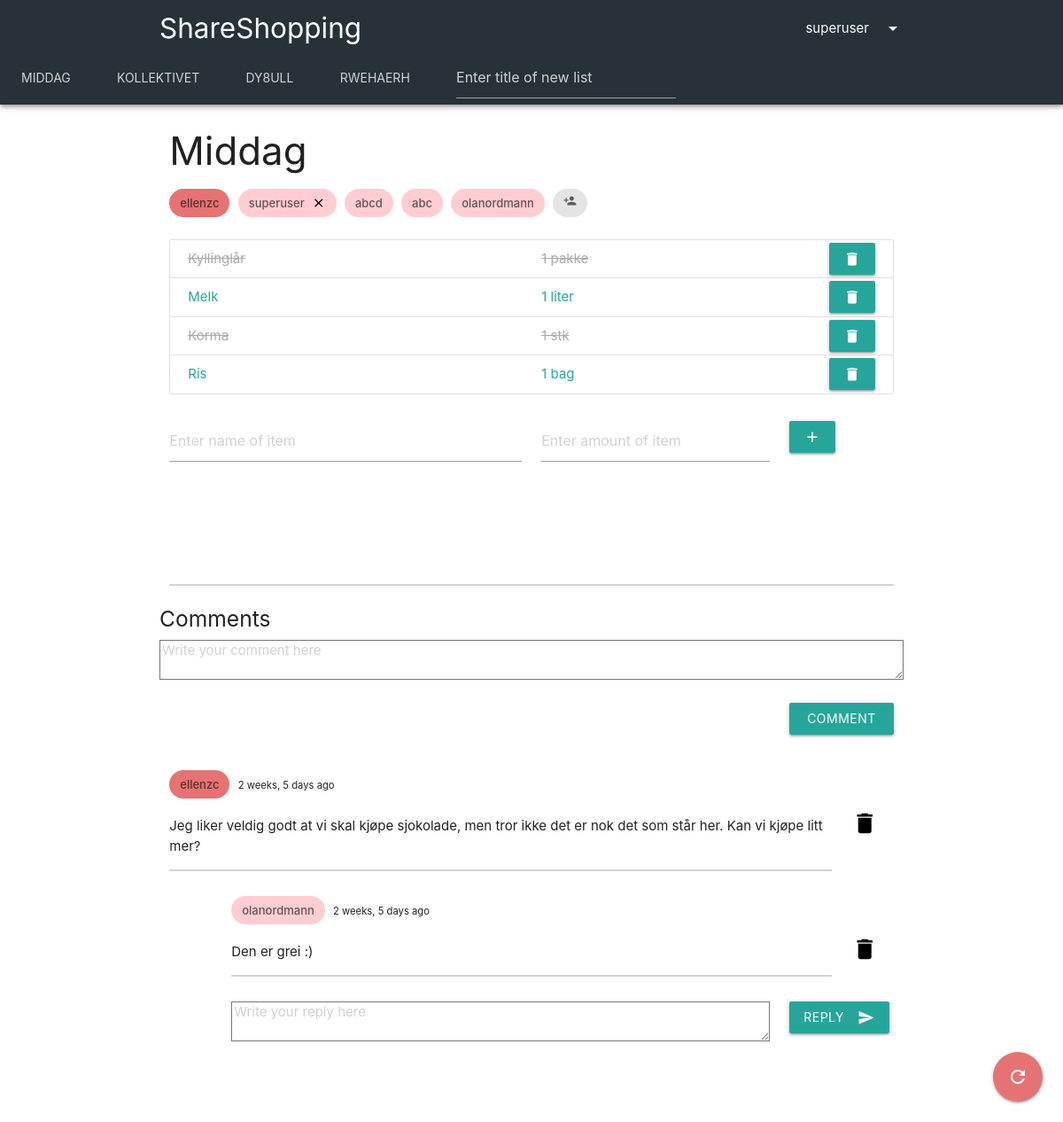
Screenshot of /main/shopping-lists/3 (signed in) with the database file from the repository.
### shopping_list/models.py (models this page shows, shortened)
class ShoppingList(models.Model):
    title = models.CharField(max_length=25)
    owner = models.ForeignKey(User, on_delete=models.CASCADE, default=1, related_name='owner')
    participants = models.ManyToManyField(User, related_name='participants')
    admins = models.ManyToManyField(User, related_name='admins')
    @staticmethod
    def get_user_shopping_lists(user):
        owned_shopping_lists = ShoppingList.objects.filter(owner=user)
        other_shopping_lists = ShoppingList.objects.filter(participants=user)
        other2_shopping_lists = ShoppingList.objects.filter(admins=user)
        my_shopping_lists = other_shopping_lists | owned_shopping_lists | other2_shopping_lists
        return my_shopping_lists.distinct().order_by('id')
    def user_is_member(self, user):
        return user == self.owner or user in self.participants.all() or user in self.admins.all()

class Item(models.Model):
    name = models.CharField(max_length=80)
    amount = models.CharField(max_length=20)
    bought = models.BooleanField(default=False)
    shopping_list = models.ForeignKey(ShoppingList, on_delete=models.CASCADE, default=default_shopping_list_ID)
    creator = models.ForeignKey(User, on_delete=models.SET_NULL, default=1, null=True)

class Comment(models.Model):
    author = models.ForeignKey(User, on_delete=models.CASCADE)
    date = models.DateTimeField(auto_now_add=True)
    content = models.CharField(max_length=150)
    shopping_list = models.ForeignKey(ShoppingList, on_delete=models.CASCADE)
    def replies(self):
        return Reply.objects.filter(parent_comment=self)

class Reply(models.Model):
    author = models.ForeignKey(User, on_delete=models.CASCADE)
    date = models.DateTimeField(auto_now_add=True)
    content = models.CharField(max_length=150)
    parent_comment = models.ForeignKey(Comment, on_delete=models.CASCADE, default=1)

### shopping_list/views.py (the view)
# urls.py: path('shopping-lists/<shopping_list_id>', views.shopping_list_details, name='detail'),
@login_required(login_url='')
def shopping_list_details(request, shopping_list_id):
    error_message = 'Could not view the shopping list.'
    user = request.user
    try:
        shopping_list = ShoppingList.objects.get(pk=shopping_list_id)
    except ShoppingList.DoesNotExist:
        messages.error(request, 'The shopping list has either been deleted or you might not have permission to view it. ' + error_message)
        return redirect('index')
    if not shopping_list.user_is_member(request.user):
        messages.error(request, 'You are not a member of the shopping list. ' + error_message)
        return redirect('index')
    my_shopping_lists = ShoppingList.get_user_shopping_lists(user)
    shopping_list_form = ShoppingListForm()
    item_list = Item.objects.filter(shopping_list=shopping_list_id)
    comments = Comment.objects.filter(shopping_list=shopping_list).order_by("date")
    comment_form = CommentForm()
    reply_form = ReplyForm()
    context = {
        'shopping_list': shopping_list,             # ShoppingList which is being inspected by user
        'shopping_list_form': shopping_list_form,
        'item_list': item_list,                     # List of Item objects in the inspected ShoppingList
        'item_form': ItemForm(),
        'comments': comments,
        'share_form': ShareForm(),
        'my_shopping_lists': my_shopping_lists,
        'comment_form': comment_form,
        'reply_form': reply_form
    }
    return render(request, 'shopping_list/shopping_list.html', context)

### shopping_list/forms.py
class ShoppingListForm(forms.Form):
    title = forms.CharField(
        max_length=13,
        widget=forms.TextInput(
            attrs={
                'color': 'red',
                'placeholder': 'Enter title of new list'
            }
        )
    )

class ItemForm(forms.Form):
    name = forms.CharField(
        max_length=30,
        widget=forms.TextInput(
            attrs={
                'placeholder': 'Enter name of item',
            }
        )
    )
    amount = forms.CharField(
        max_length=15,
        widget=forms.TextInput(
            attrs={
                'placeholder': 'Enter amount of item',
            }
        )
    )

### shopping_list/templates/shopping_list/shopping_list.html (shortened to what this page needs)
{% extends 'shopping_list/index.html' %}
{% block content %}
<div class="container">
    <div class="row">
        <div class="col s12">
            <div class="row">
                <div class="col s9">
                    <h3>{{ shopping_list.title }}</h3>
                    <div class="chip red lighten-2">
                        {{ shopping_list.owner }}
                    </div>
                    {% for admin in shopping_list.admins.all %}
                        <div class="chip red lighten-4">
                            {{ admin }}
                            {% if user == shopping_list.owner or user == admin %}
                                <a href="{% url 'remove-user-from-shopping-list' shopping_list.id admin.username %}" style="color:black"><i class="close material-icons">close</i></a>
                            {% endif %}
                        </div>
                    {% endfor %}
                    <a href="#"><div class="chip"><i class="tiny material-icons toggle-visibility">person_add</i></div></a>
                </div>
                <div class="col s3"><br><br><br>
                </div>
            </div>
            <div class="collection">
                {% for item in item_list %}
                        {% if item.bought %}
                            <a href="{% url 'not-bought' item.id shopping_list.id %}" class="collection-item row">
                                <div class="col s6 item-bought">{{ item.name }}</div>
                                <div class="col s3 item-bought">{{ item.amount }}</div>
                                {% if shopping_list.owner == user or item.creator == user or user in shopping_list.admins.all %}
                                    <form action="{% url 'delete-item' item.id shopping_list.id %}" method='POST' class="col s1 offset-s2 button-fix">
                                    <button type="submit" class="waves-effect waves-light btn secondary-content">
                                        <i class="material-icons">delete</i>
                                    </button>
                                    </form>
                                {% endif %}
                            </a>
                        {% else %}
                            <a href="{% url 'bought' item.id shopping_list.id %}" class="collection-item row">
                                <div class="col s6">{{ item.name }} </div>
                                <div class="col s3">{{ item.amount }}</div>
                                {% if shopping_list.owner == user or item.creator == user or user in shopping_list.admins.all %}
                                <form action="{% url 'delete-item' item.id shopping_list.id %}" method='POST' class="col s1 offset-s2 button-fix">
                                    <button type="submit" class="waves-effect waves-light btn secondary-content">
                                        <i class="material-icons">delete</i>
                                    </button>
                                </form>
                                {% endif %}
                            </a>
                        {% endif %}
                {% endfor %}
                </div>
            <div class="row">
                <form action="{% url 'add' shopping_list.id %}" method='POST' class="col s12">
                    <div class="row">
                        <div class="input-field col s6">{{ item_form.name }}</div>
                        <div class="input-field col s4">{{ item_form.amount }}</div>
                        <div class="input-field col s2">
                            <button type="submit" class="waves-effect waves-light btn">
                                <i class="material-icons">add</i>
                            </button>
                        </div>
                    </div>
                </form>
            </div>
            <div class="fixed-action-btn">
                  <a class="btn-floating btn-large red lighten-2" href="">
                    <i class="large material-icons">refresh</i>
                  </a>
            </div>
            <br><br><br><hr color="lightgrey">
        </div>
        <div class="row">
            <form action="{% url 'add-comment' shopping_list.id %}" method="POST" style="width:100%;">
                <div class="col s12">
                    <div class="row">
                        <h5>Comments</h5>
                        {{comment_form.content}}
                    </div>
                    <div class="row">
                        <div class="col s10"></div>
                        <div class="col s2">
                            <button class="btn waves-effect waves-light" type="submit" name="action">Comment
                            </button>
                        </div>
                    </div>
                </div>
            </form>
        </div>
        {% for comment in comments %}
            <div class="row">
                <div class="col s11">
                    {% if comment.author == shopping_list.owner %}
                        <div class="chip red lighten-2">{{comment.author}}</div>
                        <small>  {{comment.date|timesince}} ago</small>
                    {% elif comment.author in shopping_list.admins.all %}
                        <div class="chip red lighten-4">{{comment.author}}</div>
                        <small>  {{comment.date|timesince}} ago</small>
                    {% else %}
                        <div class="chip">{{comment.author}}</div>
                        <small>  {{comment.date|timesince}} ago</small>
                    {% endif %}
                    <p>
                        {{ comment.content }}
                    </p>
                    <hr color="lightgray">
                </div>
                {% if comment.author == user or user == shopping_list.owner or user in shopping_list.admins.all %}
                    <div class="col s1">
                        <br><br><a href="{% url 'delete-comment' shopping_list.id comment.id %}" style="color:black;"><i class="small material-icons">delete</i></a>
                    </div>
                {% endif %}
            </div>
            {% for reply in comment.replies %}
                <div class="row">
                    <div class="col s1"></div>
                    <div class="col s10">
                        {% if reply.author == shopping_list.owner %}
                            <div class="chip red lighten-2">{{reply.author}}</div>
                            <small>  {{reply.date|timesince}} ago</small>
                        {% elif reply.author in shopping_list.admins.all %}
                            <div class="chip red lighten-4">{{reply.author}}</div>
                            <small>  {{reply.date|timesince}} ago</small>
                        {% else %}
                            <div class="chip">{{reply.author}}</div>
                            <small>  {{reply.date|timesince}} ago</small>
                        {% endif %}
                        <p>
                            {{ reply.content }}
                        </p>
                        <hr color="lightgray">
                    </div>
                    {% if reply.author == user or user == shopping_list.owner or user in shopping_list.admins.all %}
                    <div class="col s1">
                            <br><br><a href="{% url 'delete-reply' shopping_list.id reply.id %}" style="color:black;"><i class="small material-icons">delete</i></a>
                        </div>
                    {% endif %}
                </div>
            {% endfor %}
            {% if comments %}
                <div class="row">
                    <form action="{% url 'reply' shopping_list.id comment.id %}" method="post" style="width:100%;">
                        <div class="col s1"></div>
                        <div class="col s9">
                            {{reply_form.content}}
                        </div>
                        <div class="col s2">
                            <button class="btn waves-effect waves-light" type="submit" name="action">Reply
                                <i class="material-icons right">send</i>
                            </button>
                        </div>
                    </form>
                </div><br><br>
            {% endif %}
        {% endfor %}
</div>
{% endblock %}

### shopping_list/templates/shopping_list/index.html (shortened to what this page needs)
<!DOCTYPE html>
<html lang="en">
<head>
    {% load static %}
    <link rel="stylesheet" href="https://cdnjs.cloudflare.com/ajax/libs/materialize/1.0.0/css/materialize.min.css">
    <link rel="stylesheet" href="https://unpkg.com/simplebar@latest/dist/simplebar.css" />
</head>
<body>
<div class="z-depth-2">
<nav class="nav-extended blue-grey darken-4">
    <div class="nav-wrapper">
        <div class="container">
            <a href="#" class="brand-logo">ShareShopping</a>
                <a class="right hide-on-small-only dropdown-trigger" href="#" data-target="dropdown1">{{ user.username }}<i class="material-icons right">arrow_drop_down</i></a>
        </div>
    </div>
</nav>
    <div class="col s12 blue-grey darken-4 hide-on-med-and-down" style="height:54px;">
        <ul data-simplebar class="tabs blue-grey darken-4">
            {% for shopping_list in my_shopping_lists %}
            <li class="tab"><a href="{% url 'detail' shopping_list.id %}" style="color: lightgrey;">{{ shopping_list.title }}</a></li>
            {% endfor %}
            <li class="tab">
                <a>
                <form action="{% url 'create-list' %}" method='POST' style="margin-top: -15px; margin-bottom: -15px; overflow-x: hidden;">
                    <div class="row">
                        <div class="input-field col s12">{{ shopping_list_form.title }}</div>
                    </div>
                </form>
                </a>
            </li>
        </ul>
    </div>
</div>
{% block content %}
{% endblock %}
</body>
</html>

### shopping_list/templates/shopping_list/index.html (style rules this page uses)
a { color: black; text-decoration: none; }
.item-bought { text-decoration: line-through; -webkit-text-fill-color: darkgray; color: darkgrey; }
.button-fix { float: right; margin-top: -7px; margin-bottom: -7px; }
#id_title { color: lightgrey; }

### rows the page displays
ShoppingList: title "MIDDAG", title "Middag", owner "ellenzc"
ShoppingList: title "KOLLEKTIVET"
ShoppingList: title "DY8ULL"
ShoppingList: title "RWEHAERH"
Item: name "Kyllinglår", amount "1 pakke"
Item: name "Melk", amount "1 liter"
Item: name "Korma", amount "1 stk"
Item: name "Ris", amount "1 bag"
Comment: author "ellenzc", date "2 weeks, 5 days", content "Jeg liker veldig godt at vi skal kjøpe sjokolade, men tror ikke det er nok det som står her. Kan vi kjøpe litt mer?"
Reply: author "olanordmann", date "2 weeks, 5 days", content "Den er grei :)"

### other values shown
{{ user.username }} "superuser"
{{ admin }} "superuser"
{{ admin }} "abcd"
{{ admin }} "abc"
{{ admin }} "olanordmann"
